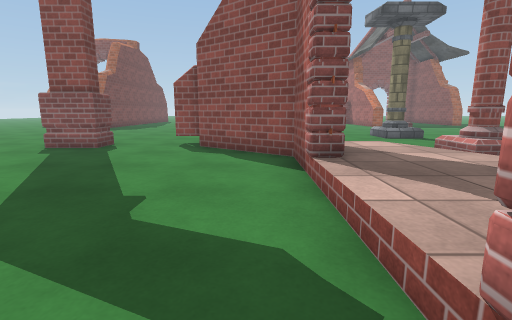
view 1 (above)

21 first-person views from a walk through a scene from a Unity 3-D project. The camera is 1.2 m above the floor, tilts 10° down and sees 85° across. The floor is counted in squares, 1 m on a side. Each view is taken from the middle of a square. On the plan, view 1 faces up. The plan holds only what a view shows up to about 13 squares ahead; the rest is blank. The place goes on beyond the plan. The player character is not drawn. Some animated figures are left out. Some surface patterns are stand-ins.

view 2
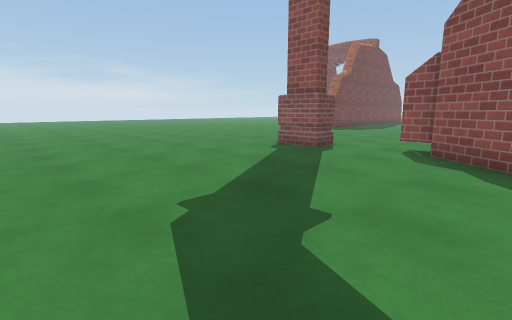

view 3
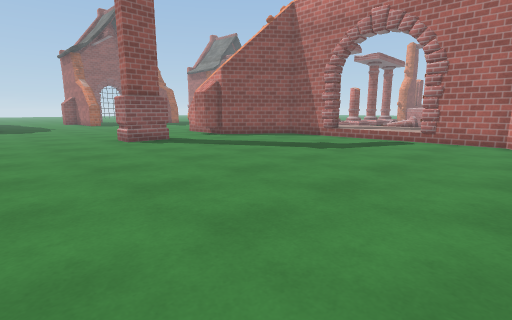

view 4
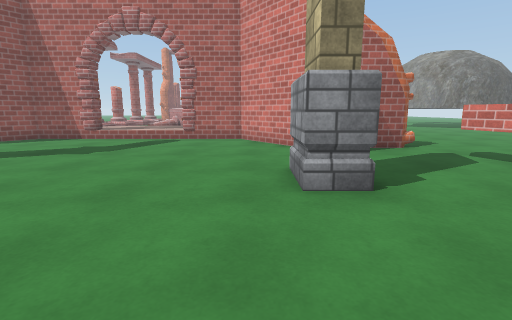

view 5
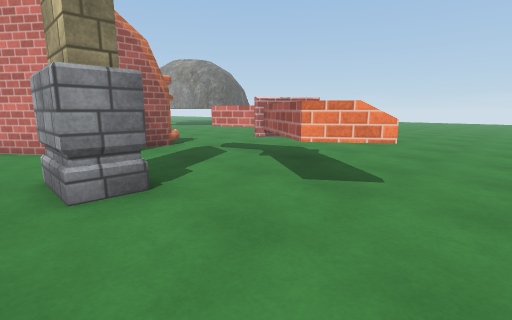

view 6
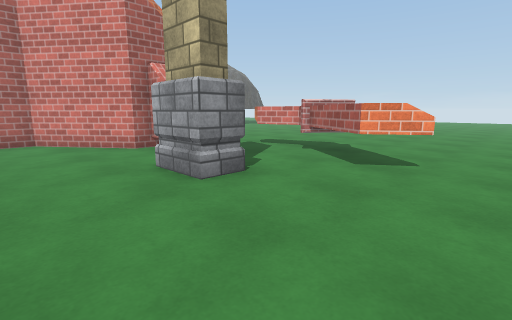

view 7
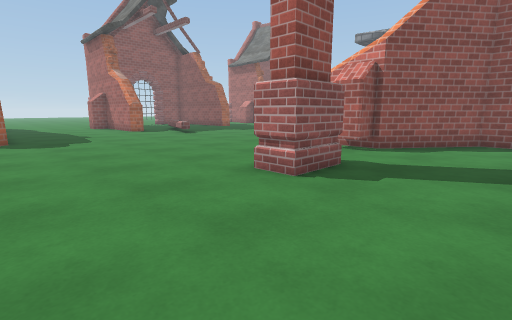

view 8
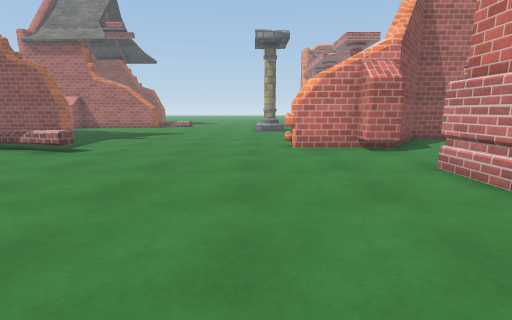

view 9
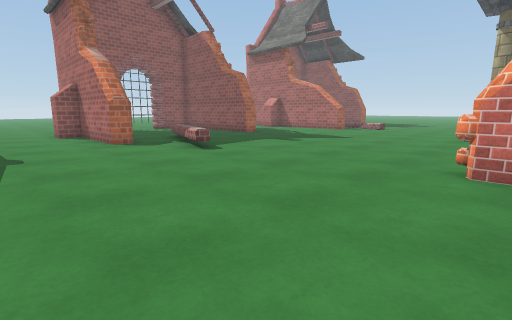

view 10
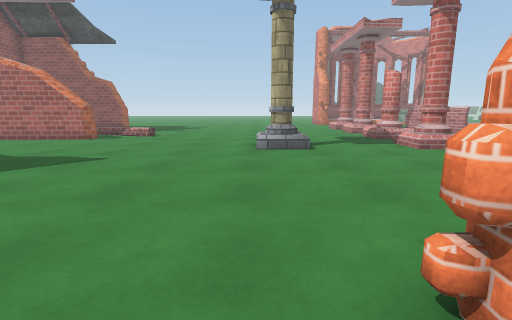

view 11
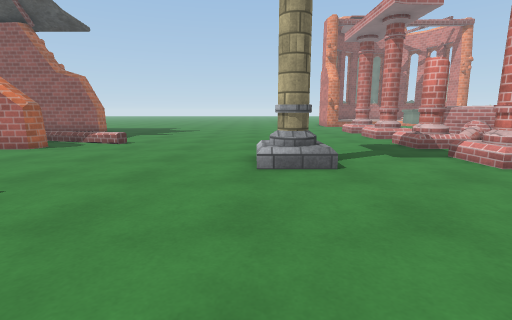

view 12
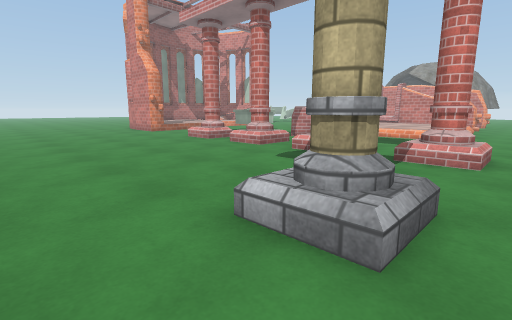

view 13
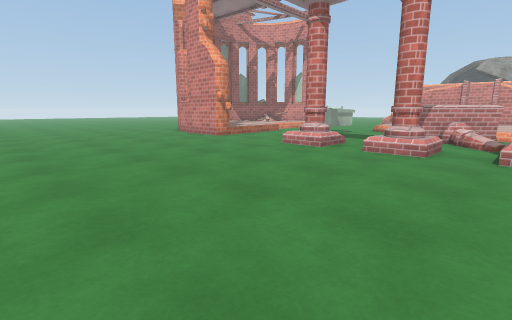

view 14
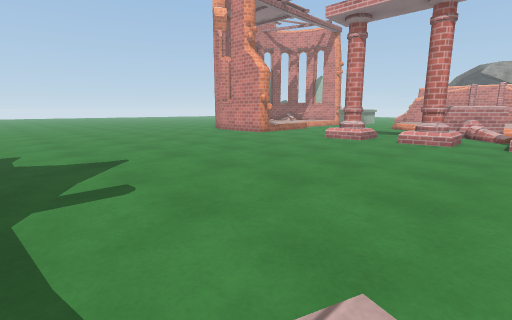

view 15
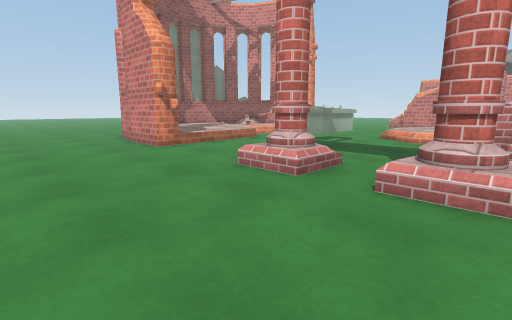

view 16
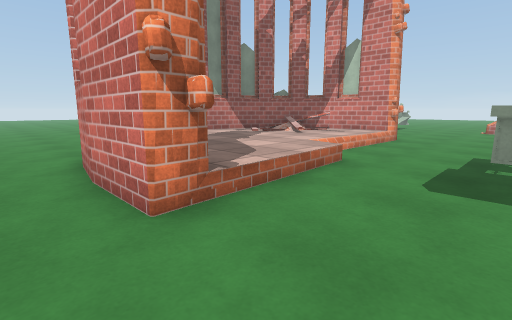

view 17
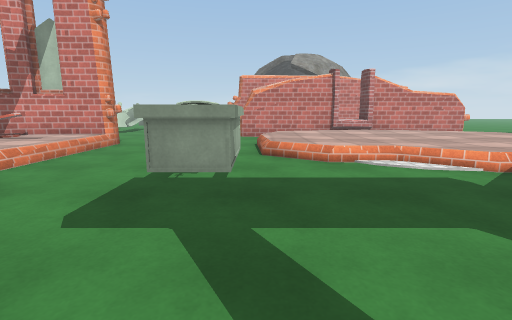

view 18
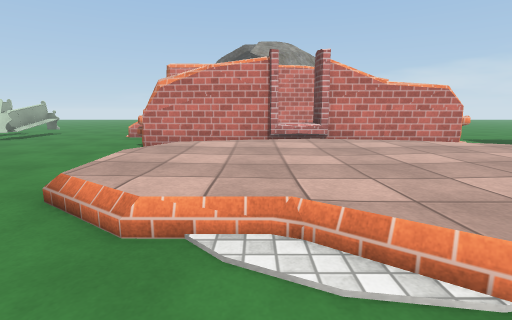

view 19
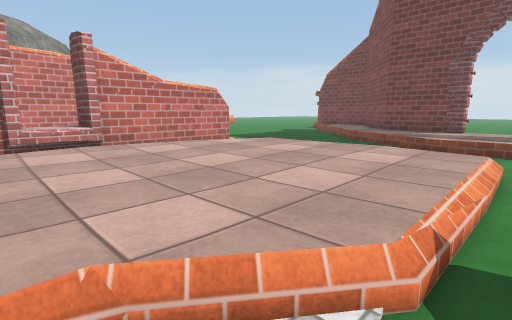

view 20
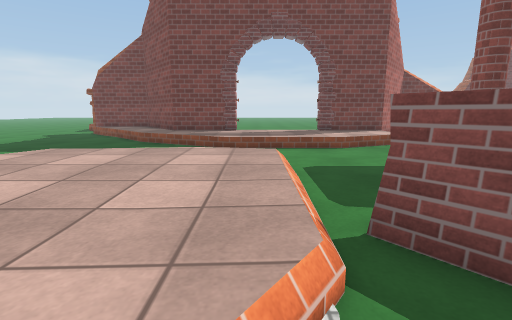

view 21
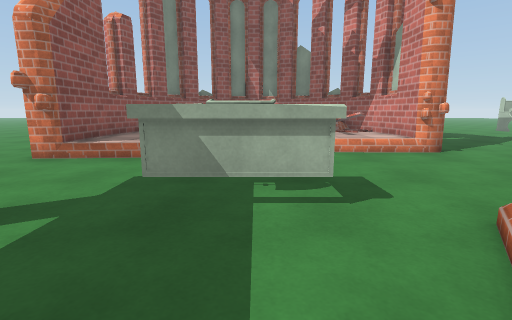

### Floor plan
Key: @ floor where view 1 was taken; # wall or solid block; x gap in a wall; . main floor; : floor 0.25 m higher than the main floor; + floor 0.5 m higher than the main floor; / step, stairs or slope; = window, fence, low wall or low ledge; ^ raised ledge; O other object.
Columns run from 11 left of view 1 to 26 right of it. Each row starts with its distance up from view 1.
 23    ....#.=.       ..#
 22   .......=....   ...#
 21   .......^.... .......O
 20   ......^........................
 19  #....................................
 18  .....................................
 17 .....................................
 16 ......................................
 15 ......................................
 14 ......................................
 13 .........#.......OO...................
 12 .........# ...........................
 11 .........#  ..........................
 10 ....###..##  .........................
  9 ....###...##   ...........//....###...
  8 ...........## ...##.O#.O#./#....######
  7 ............#++/.. ./ ./ ///..../+++ #
  6 ............#++/.. .. :. ......./+++
  5 ............#+++..... .^#......./++++
  4 ............/+++......##....^^...+++++
  3 ............/+++.......=....^^....++++
  2 ............/+++../+++:::....^....+++/
  1 ............#+++ ./+++::::+....../++//
  0 ...........@#++/ ./+++::::::/..../++=/
 -1  ...........#++.   +++::::::/..../+=##
 -2 ...........##+/.   +++::::::/....####
 -3 ....OOO...##+/..   :++:::::+/......
 -4 ....O   .## /....   ////+= .........
 -5 .........#  ......=#####^#####........
 -6 ..#^.....#  ......           #........
 -7 .. ^^^...#. ......            .....=..
 -8 ....^^^^.........             .....O.^
 -9 .....x..........      ###     =....#.

Positions as (right, up) in squares from view 1, and headings:
1: (0, 0), facing up
2: (0, 1), facing up-left
3: (-11, -2), facing up-right
4: (-11, -2), facing right
5: (-11, -2), facing down-right
6: (-11, 0), facing down-right
7: (-11, 6), facing up-right
8: (-11, 14), facing right
9: (-8, 12), facing up-right
10: (-3, 14), facing right
11: (0, 14), facing right
12: (5, 16), facing down-right
13: (10, 17), facing down-right
14: (10, 20), facing down-right
15: (12, 13), facing down-right
16: (18, 10), facing down-right
17: (17, 8), facing down
18: (14, 4), facing down
19: (14, 3), facing down-left
20: (14, 2), facing left
21: (14, 3), facing right
